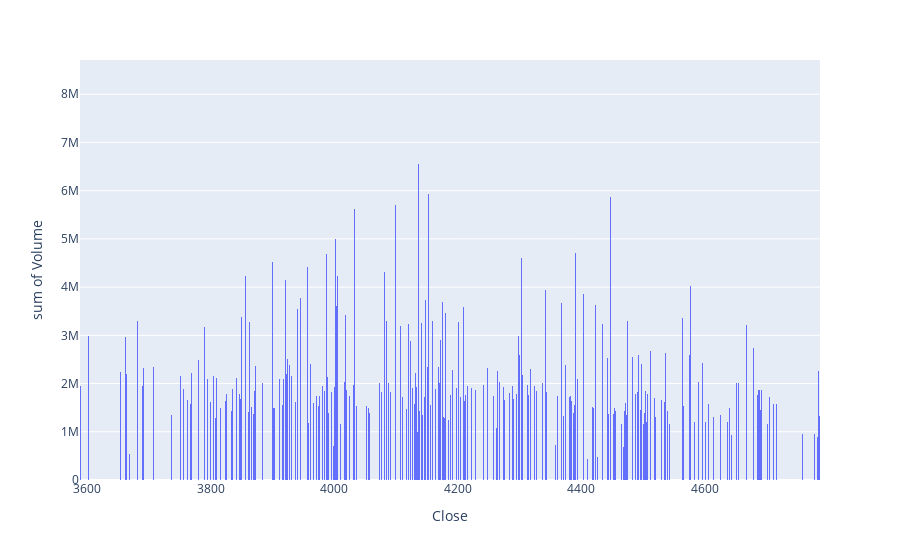
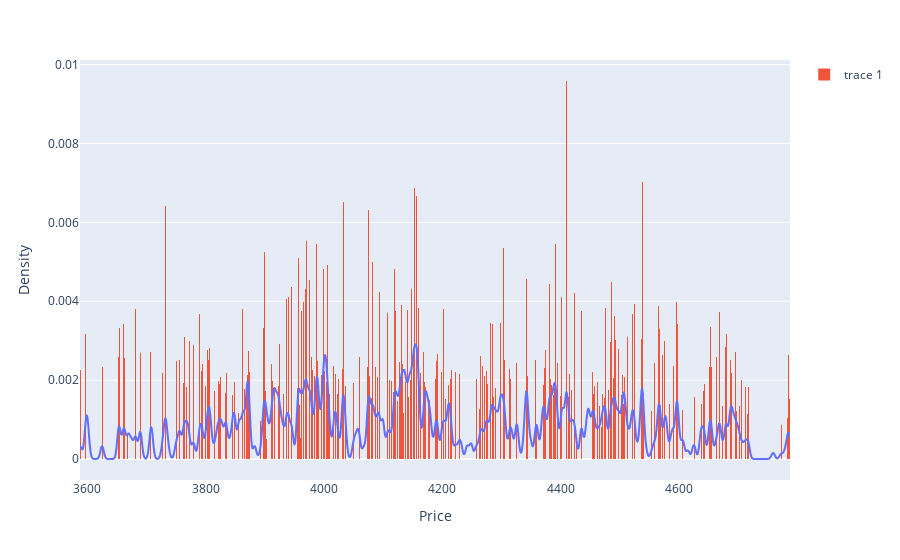

Source (notebook cell) for these figures, in order:
### Code cell
# Plot volume profile
fig = px.histogram(df, x="Close", y="Volume", histfunc="sum", nbins=1200)
fig.show()

# Fit KDE to volume profile
kde = stats.gaussian_kde(df["Close"], weights=df["Volume"], bw_method=kde_factor)
x = np.linspace(df["Close"].min(), df["Close"].max(), 1200)
y = kde(x)

# Plot KDE curve and normalized histogram
fig = px.line(x=x, y=y, labels={"x": "Price", "y": "Density"})
fig.add_histogram(x=df["Close"], y=df["Volume"], histfunc="sum", nbinsx=1200, histnorm="probability density", bingroup=None)
fig.show()

### Figure 1 — Plotly figure (JSON) as saved in the notebook; plotly's stock layout.template omitted (floating-point values rounded to 4 significant figures; data arrays with more than 128 entries replaced by an {"elided": "..."} marker saying what was removed)
{"data": [{"alignmentgroup": "True", "bingroup": "x", "histfunc": "sum", "hovertemplate": "Close=%{x}<br>sum of Volume=%{y}<extra></extra>", "legendgroup": "", "marker": {"color": "#636efa", "pattern": {"shape": ""}}, "name": "", "nbinsx": 1200, "offsetgroup": "", "orientation": "v", "showlegend": false, "type": "histogram", "x": {"elided": "503 float values"}, "xaxis": "x", "y": {"elided": "503 int values"}, "yaxis": "y"}], "layout": {"barmode": "relative", "legend": {"tracegroupgap": 0}, "margin": {"t": 60}, "xaxis": {"anchor": "y", "domain": [0, 1], "title": {"text": "Close"}}, "yaxis": {"anchor": "x", "domain": [0, 1], "title": {"text": "sum of Volume"}}}}

### Figure 2 — Plotly figure (JSON) as saved in the notebook; plotly's stock layout.template omitted (floating-point values rounded to 4 significant figures; data arrays with more than 128 entries replaced by an {"elided": "..."} marker saying what was removed)
{"data": [{"hovertemplate": "Price=%{x}<br>Density=%{y}<extra></extra>", "legendgroup": "", "line": {"color": "#636efa", "dash": "solid"}, "marker": {"symbol": "circle"}, "mode": "lines", "name": "", "showlegend": false, "type": "scattergl", "x": {"elided": "1200 float values"}, "xaxis": "x", "y": {"elided": "1200 float values"}, "yaxis": "y"}, {"histfunc": "sum", "histnorm": "probability density", "nbinsx": 1200, "type": "histogram", "x": {"elided": "503 float values"}, "y": {"elided": "503 int values"}}], "layout": {"legend": {"tracegroupgap": 0}, "margin": {"t": 60}, "xaxis": {"anchor": "y", "domain": [0, 1], "title": {"text": "Price"}}, "yaxis": {"anchor": "x", "domain": [0, 1], "title": {"text": "Density"}}}}
